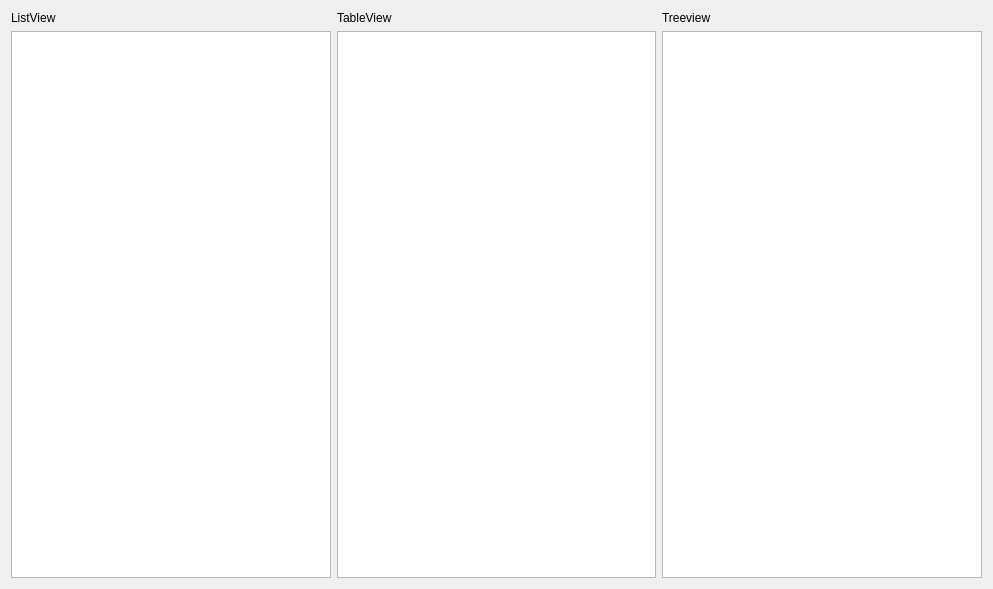
<?xml version="1.0" encoding="UTF-8"?>
<ui version="4.0">
 <class>Widget</class>
 <widget class="QWidget" name="Widget">
  <property name="geometry">
   <rect>
    <x>0</x>
    <y>0</y>
    <width>993</width>
    <height>589</height>
   </rect>
  </property>
  <property name="windowTitle">
   <string>Widget</string>
  </property>
  <layout class="QVBoxLayout" name="verticalLayout">
   <item>
    <layout class="QHBoxLayout" name="horizontalLayout">
     <item>
      <widget class="QLabel" name="label">
       <property name="text">
        <string>ListView</string>
       </property>
      </widget>
     </item>
     <item>
      <widget class="QLabel" name="label_2">
       <property name="text">
        <string>TableView</string>
       </property>
      </widget>
     </item>
     <item>
      <widget class="QLabel" name="label_3">
       <property name="text">
        <string>Treeview</string>
       </property>
      </widget>
     </item>
    </layout>
   </item>
   <item>
    <layout class="QHBoxLayout" name="horizontalLayout_2">
     <item>
      <widget class="QListView" name="listView"/>
     </item>
     <item>
      <widget class="QTableView" name="tableView"/>
     </item>
     <item>
      <widget class="QTreeView" name="treeView"/>
     </item>
    </layout>
   </item>
  </layout>
 </widget>
 <resources/>
 <connections/>
</ui>
